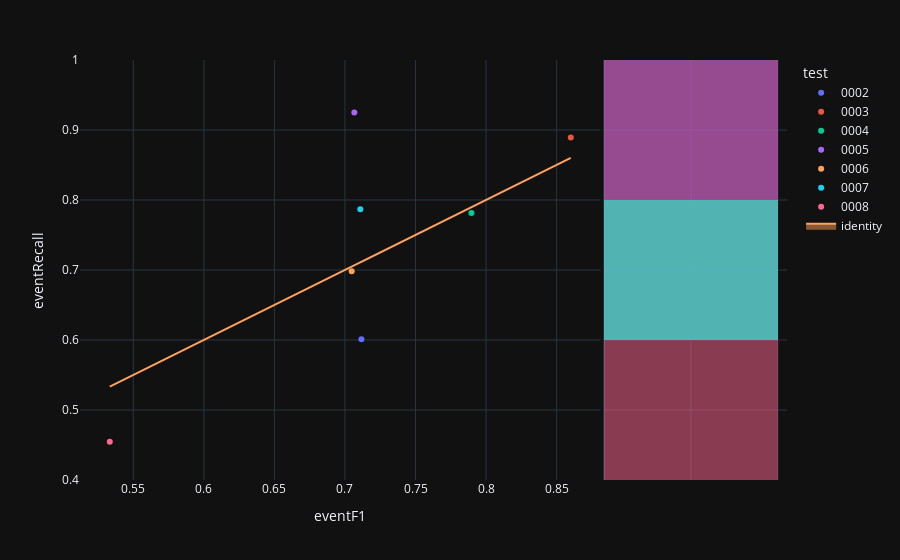

Notebook source saved alongside this figure:
### Code cell
fig=px.scatter(experimentModels_N2,x='eventF1',y='eventRecall',color='test',hover_name='modelId', marginal_y="histogram")
fig.add_trace(
    go.Scatter(x=experimentModels_N2['eventF1'], y=experimentModels_N2['eventF1'], name="identity", mode='lines',fill="toself")
)
fig.show()

### Figure 1 — Plotly figure (JSON) as saved in the notebook; plotly's stock layout.template omitted (floating-point values rounded to 4 significant figures)
{"data": [{"hovertemplate": "<b>%{hovertext}</b><br><br>test=0002<br>eventF1=%{x}<br>eventRecall=%{y}<extra></extra>", "hovertext": ["a4659423-83e4-4da3-91b5-177fa8bc17fe"], "legendgroup": "0002", "marker": {"color": "#636efa", "symbol": "circle"}, "mode": "markers", "name": "0002", "orientation": "v", "showlegend": true, "x": [0.7117], "xaxis": "x", "y": [0.601], "yaxis": "y", "type": "scatter"}, {"alignmentgroup": "True", "bingroup": "y", "hovertemplate": "test=0002<br>eventRecall=%{y}<br>count=%{x}<extra></extra>", "legendgroup": "0002", "marker": {"color": "#636efa"}, "name": "0002", "offsetgroup": "0002", "opacity": 0.5, "showlegend": false, "xaxis": "x2", "y": [0.601], "yaxis": "y2", "type": "histogram"}, {"hovertemplate": "<b>%{hovertext}</b><br><br>test=0003<br>eventF1=%{x}<br>eventRecall=%{y}<extra></extra>", "hovertext": ["ad3be387-5be4-4e8e-b57d-072003b617d3"], "legendgroup": "0003", "marker": {"color": "#EF553B", "symbol": "circle"}, "mode": "markers", "name": "0003", "orientation": "v", "showlegend": true, "x": [0.86], "xaxis": "x", "y": [0.8892], "yaxis": "y", "type": "scatter"}, {"alignmentgroup": "True", "bingroup": "y", "hovertemplate": "test=0003<br>eventRecall=%{y}<br>count=%{x}<extra></extra>", "legendgroup": "0003", "marker": {"color": "#EF553B"}, "name": "0003", "offsetgroup": "0003", "opacity": 0.5, "showlegend": false, "xaxis": "x2", "y": [0.8892], "yaxis": "y2", "type": "histogram"}, {"hovertemplate": "<b>%{hovertext}</b><br><br>test=0004<br>eventF1=%{x}<br>eventRecall=%{y}<extra></extra>", "hovertext": ["8bcbbc8b-b83e-4b97-8f7c-0dd0760680e7"], "legendgroup": "0004", "marker": {"color": "#00cc96", "symbol": "circle"}, "mode": "markers", "name": "0004", "orientation": "v", "showlegend": true, "x": [0.7896], "xaxis": "x", "y": [0.7815], "yaxis": "y", "type": "scatter"}, {"alignmentgroup": "True", "bingroup": "y", "hovertemplate": "test=0004<br>eventRecall=%{y}<br>count=%{x}<extra></extra>", "legendgroup": "0004", "marker": {"color": "#00cc96"}, "name": "0004", "offsetgroup": "0004", "opacity": 0.5, "showlegend": false, "xaxis": "x2", "y": [0.7815], "yaxis": "y2", "type": "histogram"}, {"hovertemplate": "<b>%{hovertext}</b><br><br>test=0005<br>eventF1=%{x}<br>eventRecall=%{y}<extra></extra>", "hovertext": ["f88ed731-de3a-4c9a-90d5-04d1fcd93d45"], "legendgroup": "0005", "marker": {"color": "#ab63fa", "symbol": "circle"}, "mode": "markers", "name": "0005", "orientation": "v", "showlegend": true, "x": [0.7066], "xaxis": "x", "y": [0.9248], "yaxis": "y", "type": "scatter"}, {"alignmentgroup": "True", "bingroup": "y", "hovertemplate": "test=0005<br>eventRecall=%{y}<br>count=%{x}<extra></extra>", "legendgroup": "0005", "marker": {"color": "#ab63fa"}, "name": "0005", "offsetgroup": "0005", "opacity": 0.5, "showlegend": false, "xaxis": "x2", "y": [0.9248], "yaxis": "y2", "type": "histogram"}, {"hovertemplate": "<b>%{hovertext}</b><br><br>test=0006<br>eventF1=%{x}<br>eventRecall=%{y}<extra></extra>", "hovertext": ["16a691da-d735-4ad2-953c-db2678980107"], "legendgroup": "0006", "marker": {"color": "#FFA15A", "symbol": "circle"}, "mode": "markers", "name": "0006", "orientation": "v", "showlegend": true, "x": [0.7048], "xaxis": "x", "y": [0.6981], "yaxis": "y", "type": "scatter"}, {"alignmentgroup": "True", "bingroup": "y", "hovertemplate": "test=0006<br>eventRecall=%{y}<br>count=%{x}<extra></extra>", "legendgroup": "0006", "marker": {"color": "#FFA15A"}, "name": "0006", "offsetgroup": "0006", "opacity": 0.5, "showlegend": false, "xaxis": "x2", "y": [0.6981], "yaxis": "y2", "type": "histogram"}, {"hovertemplate": "<b>%{hovertext}</b><br><br>test=0007<br>eventF1=%{x}<br>eventRecall=%{y}<extra></extra>", "hovertext": ["d91f41ff-0308-46df-9bcd-67d46f377777"], "legendgroup": "0007", "marker": {"color": "#19d3f3", "symbol": "circle"}, "mode": "markers", "name": "0007", "orientation": "v", "showlegend": true, "x": [0.7109], "xaxis": "x", "y": [0.7867], "yaxis": "y", "type": "scatter"}, {"alignmentgroup": "True", "bingroup": "y", "hovertemplate": "test=0007<br>eventRecall=%{y}<br>count=%{x}<extra></extra>", "legendgroup": "0007", "marker": {"color": "#19d3f3"}, "name": "0007", "offsetgroup": "0007", "opacity": 0.5, "showlegend": false, "xaxis": "x2", "y": [0.7867], "yaxis": "y2", "type": "histogram"}, {"hovertemplate": "<b>%{hovertext}</b><br><br>test=0008<br>eventF1=%{x}<br>eventRecall=%{y}<extra></extra>", "hovertext": ["a1eacac2-9e31-437a-9350-110d2ef2f1a5"], "legendgroup": "0008", "marker": {"color": "#FF6692", "symbol": "circle"}, "mode": "markers", "name": "0008", "orientation": "v", "showlegend": true, "x": [0.5333], "xaxis": "x", "y": [0.4545], "yaxis": "y", "type": "scatter"}, {"alignmentgroup": "True", "bingroup": "y", "hovertemplate": "test=0008<br>eventRecall=%{y}<br>count=%{x}<extra></extra>", "legendgroup": "0008", "marker": {"color": "#FF6692"}, "name": "0008", "offsetgroup": "0008", "opacity": 0.5, "showlegend": false, "xaxis": "x2", "y": [0.4545], "yaxis": "y2", "type": "histogram"}, {"fill": "toself", "mode": "lines", "name": "identity", "x": [0.7117, 0.86, 0.7896, 0.7066, 0.7048, 0.7109, 0.5333], "y": [0.7117, 0.86, 0.7896, 0.7066, 0.7048, 0.7109, 0.5333], "type": "scatter"}], "layout": {"xaxis": {"anchor": "y", "domain": [0.0, 0.7363], "title": {"text": "eventF1"}}, "yaxis": {"anchor": "x", "domain": [0.0, 1.0], "title": {"text": "eventRecall"}}, "xaxis2": {"anchor": "y2", "domain": [0.7413, 1.0], "matches": "x2", "showticklabels": false, "showline": false, "ticks": "", "showgrid": true}, "yaxis2": {"anchor": "x2", "domain": [0.0, 1.0], "matches": "y", "showticklabels": false, "showgrid": true}, "legend": {"title": {"text": "test"}, "tracegroupgap": 0}, "margin": {"t": 60}, "barmode": "overlay"}}
